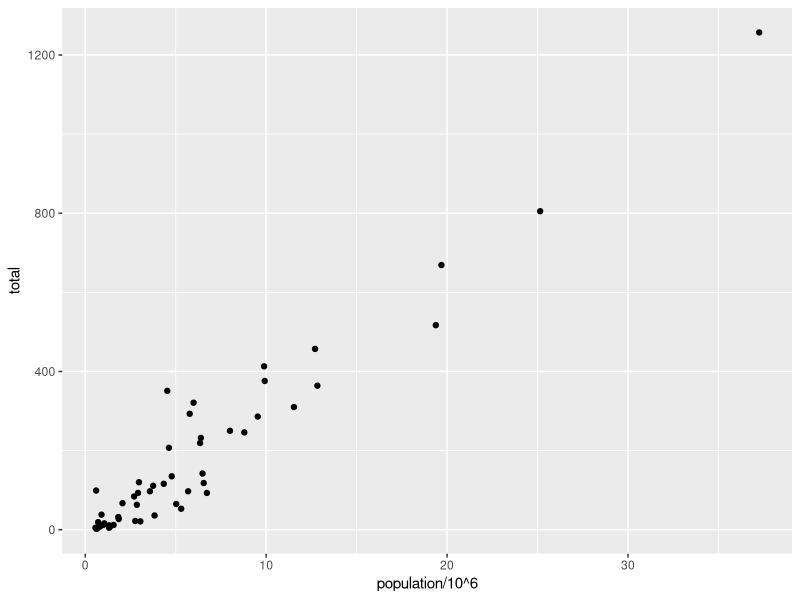
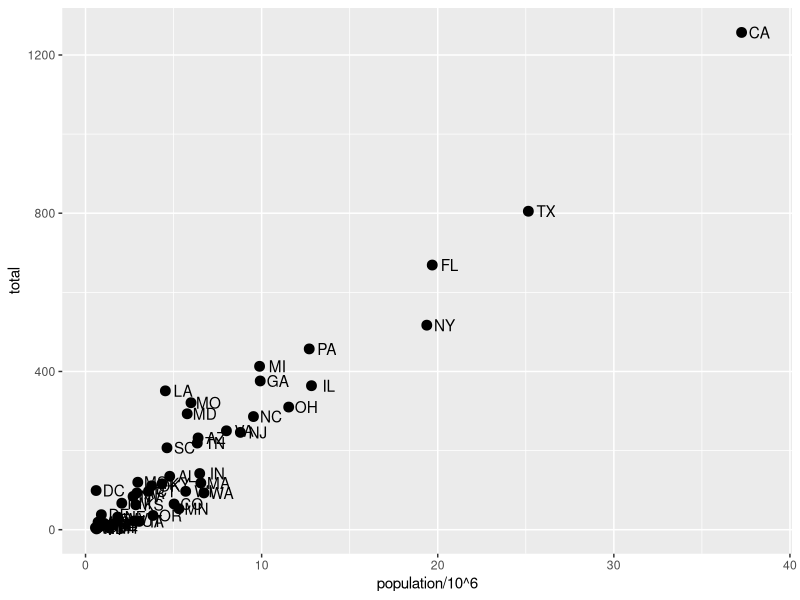
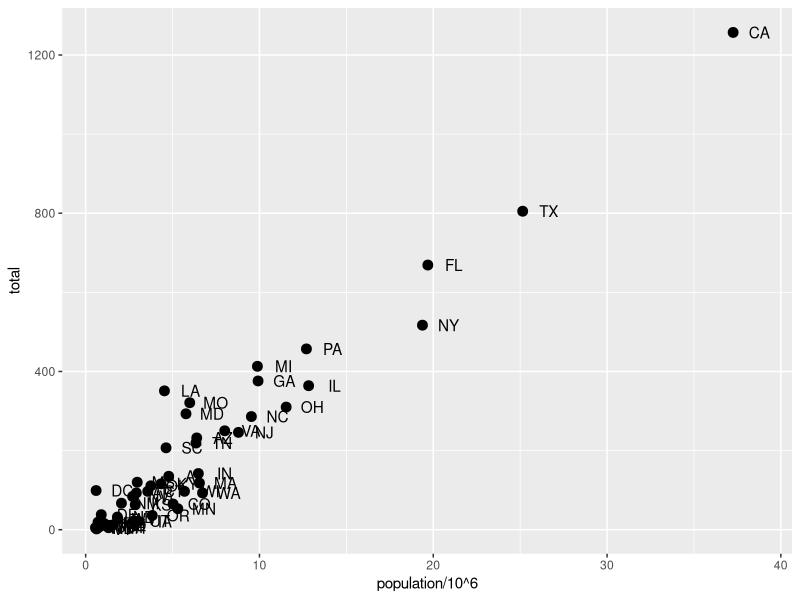

These charts were generated, in order, by the following R code: (Note: this script raises an error after producing the figures.)
## Chapter 8

library(dplyr)
library(ggplot2)

library(dslabs)
data("murders")

murders %>% 
  ggplot() +
  geom_point(aes(population / 10^6, total))

p <- ggplot(murders)

p +
  geom_point(aes(population / 10^6, total), size = 3) +
  geom_text(aes(population / 10^6, total, label = abb), nudge_x = 1)

# global aesthetic mapping

p <- ggplot(murders, aes(population / 10^6, total, label = abb))
p + geom_point(size = 3) +
  geom_text(nudge_x = 1.5)

# Scales 

p + geom_point(size = 3) +
  geom_text(nudge_x = 1.5) +
  scale_x_continuous(trans = log10) +
  scale_y_continuous(trans = log10)

# labels & titles

p + geom_point(size = 3, color = "blue") +
  geom_text(nudge_x = 0.05) +
  scale_x_log10() +
  scale_y_log10() +
  xlab("Populations in millions (log scale)") +
  ylab("Total number of murders (log scale)") +
  ggtitle("US Gun Murders in 2010")
  
p <- ggplot(murders, aes(population / 10^6, total, label = abb)) +
  geom_text(nudge_x = 0.05) +
  scale_x_log10() +
  scale_y_log10() +
  xlab("Populations in millions (log scale)") +
  ylab("Total number of murders (log scale)") +
  ggtitle("US Gun Murders in 2010")

# Annotations, Shapes and adjustments

r <- murders %>% 
  summarize(rate = sum(total) / sum(population) * 10^6) %>% 
  pull(rate)

p <- p + geom_point(aes(col = region), size = 3) +
  geom_abline(intercept = log10(r), lty = 2, color = "darkgray") +
  scale_color_discrete(name = "Region")

print(p)

# Add- on packages
install.packages("ggthemes")
library(ggthemes)
library(ggrepel)

p + theme_economist()

# Quick plots with qplot

x <- log10(murders$population)
y <- murders$total

qplot(x, y)

# Grids of plots
library(gridExtra)

p1 <- murders %>%
  mutate(rate = total/population*10^5) %>%
  filter(population < 2*10^6) %>%
  ggplot(aes(population/10^6, rate, label = abb)) +
  geom_text() +
  ggtitle("Small States")

p2 <- murders %>%
  mutate(rate = total/population*10^5) %>%
  filter(population > 10*10^6) %>%
  ggplot(aes(population/10^6, rate, label = abb)) +
  geom_text() +
  ggtitle("Large States")

grid.arrange(p1, p2, ncol = 2)

## Chapter 9

library(tidyverse)
library(dslabs)
data(heights)
head(heights)

index <- heights$sex == "Male"
x <- heights$height[index]

m <- mean(x)
s <- sd(x)
c(average = m, sd = s)

z <- scale(x)

mean(abs(z) < 2)

# Quantile-quantile plots

pnorm(-1.96)

qnorm(0.975)

qnorm(0.975, mean = 5, sd = 2)

mean(x <= 69.5)

# Example QQ plots
p <- seq(0.05, 0.95, 0.05)
sample_quantiles <- quantile(x, p)
theoretical_quantiles <- qnorm(p, mean = mean(x), sd = sd(x))
qplot(theoretical_quantiles, sample_quantiles) + geom_abline()


# Example Standard QQ plots
sample_quantiles <- quantile(z, p)
theoretical_quantiles <- qnorm(p)
qplot(theoretical_quantiles, sample_quantiles) + geom_abline()

# QQplots using ggplot
heights %>% filter(sex == "Male") %>% 
  ggplot(aes(sample = scale(height))) +
  geom_qq() +
  geom_abline()

# ggplot2 geometries
# Barplots

murders %>% ggplot(aes(region)) + geom_bar()

data(murders)
tab <- murders %>% 
  count(region) %>% 
  mutate(proportion = n/sum(n))
tab

tab %>% ggplot(aes(region, proportion)) + geom_bar(stat = "identity")

# Histograms

heights %>%
  filter(sex == "Female") %>%
  ggplot(aes(height)) +
  geom_histogram(binwidth = 1)

heights %>%
  filter(sex == "Female") %>%
  ggplot(aes(height)) +
  geom_histogram(binwidth = 1, fill = "blue", col = "black") +
  xlab("Male heights in inches") +
  ggtitle("Histogram")

# Density plots

heights %>% 
  filter(sex == "Female") %>% 
  ggplot(aes(height)) +
  geom_density(fill = "blue")

heights %>%
  filter(sex == "Female") %>% 
  ggplot(aes(height)) +
  geom_density(fill="blue", adjust = 2)

# QQplots

heights %>% filter(sex == "Male") %>% 
  ggplot(aes(sample = height)) +
  geom_qq()

# Example 1
params <- heights %>% filter(sex=="Male") %>%
  summarize(mean = mean(height), sd = sd(height))

heights %>% filter(sex == "Male") %>% 
  ggplot(aes(sample = height)) +
  geom_qq(dparams = params) +
  geom_abline()

# Example 2
heights %>%
  filter(sex=="Male") %>%
  ggplot(aes(sample = scale(height))) +
  geom_qq() +
  geom_abline()

# Images
?expand.grid

x <- expand.grid(x = 1:12, y = 1:10) %>%
  mutate(z = 1:120)
x %>% ggplot(aes(x, y, fill = z)) +
  geom_raster() +
  scale_fill_gradientn(colors = terrain.colors(10))

# Quick plots
x <- heights %>%
  filter(sex=="Male") %>%
  pull(height)
qplot(x)

qplot(sample = scale(x)) + geom_abline()

heights %>% qplot(sex, height, data = .)

heights %>% qplot(sex, height, data = ., geom = "boxplot")

qplot(x, geom = "density")

qplot(x, bins = 15, color = I("black"), xlab = "Population")

## Chapter 10
# Case study: new insights on poverty
library(tidyverse)
library(dslabs)
data("gapminder")
gapminder %>% as_tibble()

gapminder %>% 
  filter(year == "2015" & country %in% c("Sri Lanka", "Turkey")) %>% 
  select(country, infant_mortality)

# Scatterplot
filter(gapminder, year == 1962) %>%
  ggplot(aes(fertility, life_expectancy, color = continent)) +
  geom_point()

# Faceting
gapminder %>% 
  filter(year %in% c(1962, 2012)) %>% 
  ggplot(aes(fertility, life_expectancy, color = continent)) +
  geom_point() +
  facet_grid(continent ~ year)

gapminder %>% 
  filter(year %in% c(1962, 2012)) %>% 
  ggplot(aes(fertility, life_expectancy, color = continent)) +
  geom_point() +
  facet_grid(. ~ year)

# Facet wrap
years <- c(1962, 1980, 1990, 2000, 2012)
continents <- c("Europe", "Asia")
gapminder %>%
  filter(year %in% years & continent %in% continents) %>%
  ggplot( aes(fertility, life_expectancy, col = continent)) +
  geom_point() +
  facet_wrap(~ year)

# Time series plots
gapminder %>%
  filter(country == "United States") %>%
  ggplot(aes(year, fertility)) +
  geom_point()

gapminder %>%
  filter(country == "United States") %>%
  ggplot(aes(year, fertility)) +
  geom_line()

countries <- c("South Korea","Germany")
gapminder %>% filter(country %in% countries) %>%
  ggplot(aes(year,fertility)) +
  geom_line()

gapminder %>% filter(country %in% countries & ! is.na(fertility)) %>%
  ggplot(aes(year,fertility, group = country)) +
  geom_line()

gapminder %>% filter(country %in% countries & ! is.na(fertility)) %>%
  ggplot(aes(year,fertility, col = country)) +
  geom_line()

# Labels instead of legends 
labels <- data.frame(country = countries, x = c(1975,1965), y = c(60,72))
gapminder %>%
  filter(country %in% countries) %>%
  ggplot(aes(year, life_expectancy, col = country)) +
  geom_line() +
  geom_text(data = labels, aes(x, y, label = country), size = 5) +
  theme(legend.position = "none")

# Data transformations (Log transformations)
gapminder <- gapminder %>% mutate(dollars_per_day = gdp/population/365)

past_year <- 1970
gapminder %>% 
  filter(year == past_year & !is.na(gdp)) %>% 
  ggplot(aes(dollars_per_day)) +
  geom_histogram(binwidth = 1, color = "black")

gapminder %>% 
  filter(year == past_year & !is.na(gdp)) %>% 
  ggplot(aes(log2(dollars_per_day))) +
  geom_histogram(binwidth = 1, color = "black")

filter(gapminder, year == past_year) %>%
  summarize(min = min(population), max = max(population))

gapminder %>% 
  filter(year == past_year) %>% 
  ggplot(aes(log10(population))) +
  geom_histogram(binwidth = 0.5, color = "black")

# transform the scale instead of values
gapminder %>%
  filter(year == past_year & !is.na(gdp)) %>%
  ggplot(aes(dollars_per_day)) +
  geom_histogram(binwidth = 1, color = "black") +
  scale_x_continuous(trans = "log2")

# Comparing multiple distributions
p <- gapminder %>%
  filter(year == past_year & !is.na(gdp)) %>%
  ggplot(aes(region, dollars_per_day))
p + geom_point()

p <- gapminder %>%
  filter(year == past_year & !is.na(gdp)) %>%
  mutate(region = reorder(region, dollars_per_day, FUN = median)) %>%
  ggplot(aes(region, dollars_per_day)) +
  geom_point() +
  theme(axis.text.x = element_text(angle = 90, hjust = 1))
p + scale_y_continuous(trans = "log2")

# Boxplot
gapminder <- gapminder %>%
  mutate(group = case_when(
    region %in% c("Western Europe", "Northern Europe","Southern Europe",
                  "Northern America", "Australia and New Zealand") ~ "West",
    region %in% c("Eastern Asia", "South-Eastern Asia") ~ "East Asia",
    region %in% c("Caribbean", "Central America", "South America") ~ "Latin America",
    continent == "Africa" & region != "Northern Africa" ~ "Sub-Saharan Africa",
    TRUE ~ "Others"))

gapminder <- gapminder %>% 
  mutate(group = factor(group, levels = c("Others", "Latin America", "East Asia", "Sub-Saharan Africa", "West")))

p <- gapminder %>%
  filter(year == past_year & !is.na(gdp)) %>%
  ggplot(aes(group, dollars_per_day)) +
  geom_boxplot() +
  theme(axis.text.x = element_text(angle = 90, hjust = 1)) +
  scale_y_continuous(trans = "log2") +
  xlab("")  
p + geom_point(alpha = 0.5)

# Ridgeplot
install.packages("ggridges")
library(ggridges)
p <- gapminder %>%
  filter(year == past_year & !is.na(dollars_per_day)) %>%
  ggplot(aes(dollars_per_day, group)) +
  scale_x_continuous(trans = "log2")

p + geom_density_ridges()

p + geom_density_ridges(jittered_points = TRUE)

p + geom_density_ridges(jittered_points = TRUE,
                        position = position_points_jitter(width = 0.05, height = 0),
                        point_shape = '|', point_size = 3, point_alpha = 1, alpha = 0.7)
